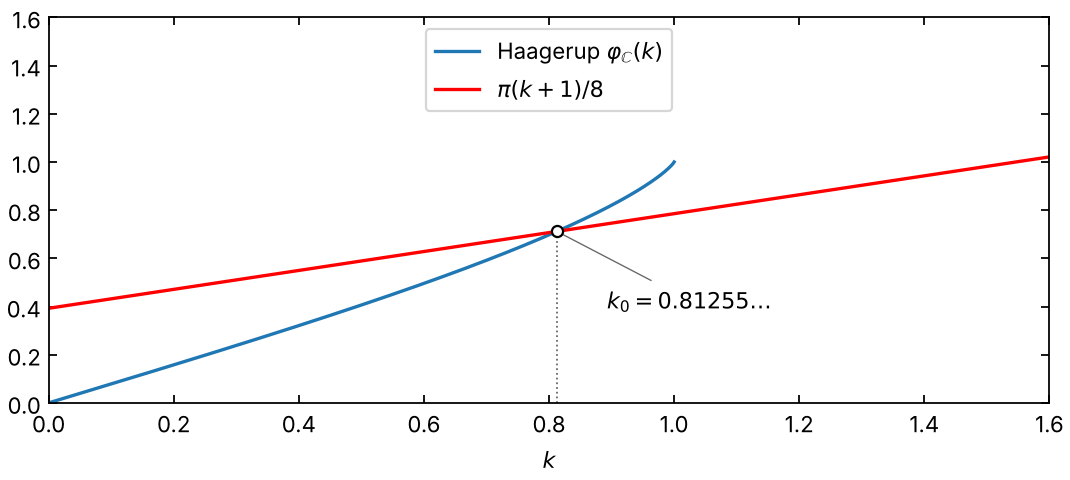

Source code (Python):
# Figure 1: Haagerup's function phi_C(k) and the line pi(k+1)/8, meeting at k0.
# Style as in the author's TJM figures: full box, inward ticks on all four sides,
# matplotlib default sans-serif (DejaVu) and mathtext, framed legend.
import numpy as np, matplotlib
matplotlib.use('Agg')
import matplotlib.pyplot as plt
from scipy.special import hyp2f1
plt.rcParams.update({'pdf.fonttype': 42, 'font.size': 10,
                     'xtick.direction': 'in', 'ytick.direction': 'in',
                     'xtick.top': True, 'ytick.right': True})
k = np.linspace(0, 1.0, 800)            # the integral (26) is defined only for |k| <= 1
phi = np.pi/4*k*hyp2f1(.5, .5, 2, k*k)  # phi_C(1) = 1
kl = np.linspace(0, 1.6, 800)
line = np.pi/8*(kl+1)
k0 = 0.8125578588214724
y0 = np.pi/8*(k0+1)
fig, ax = plt.subplots(figsize=(6.69, 3.0))
ax.plot(k, phi, color='tab:blue', lw=1.5, label=r'Haagerup $\varphi_{\mathbb{C}}(k)$')
ax.plot(kl, line, color='red', lw=1.5, label=r'$\pi(k+1)/8$')
ax.plot([k0, k0], [0, y0], color='0.4', lw=0.8, ls=':')
ax.plot(k0, y0, 'o', ms=5, mfc='white', mec='black', mew=1.0, zorder=5)
ax.annotate(r'$k_0=0.81255\ldots$', xy=(k0, y0), xytext=(k0+0.08, y0-0.32),
            arrowprops=dict(arrowstyle='-', color='0.4', lw=0.6))
ax.set_xlim(0, 1.6); ax.set_ylim(0, 1.6)
ax.set_xticks(np.arange(0, 1.61, 0.2)); ax.set_yticks(np.arange(0, 1.61, 0.2))
ax.set_xlabel(r'$k$')
ax.legend(loc='upper center')
fig.tight_layout(pad=0.3)
fig.savefig('fig_haagerup.pdf'); fig.savefig('fig_haagerup.png', dpi=160)
